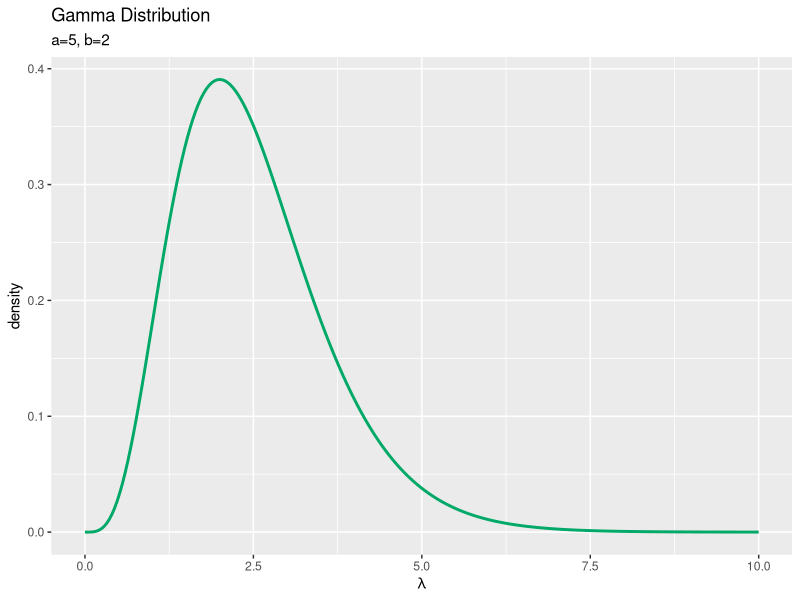
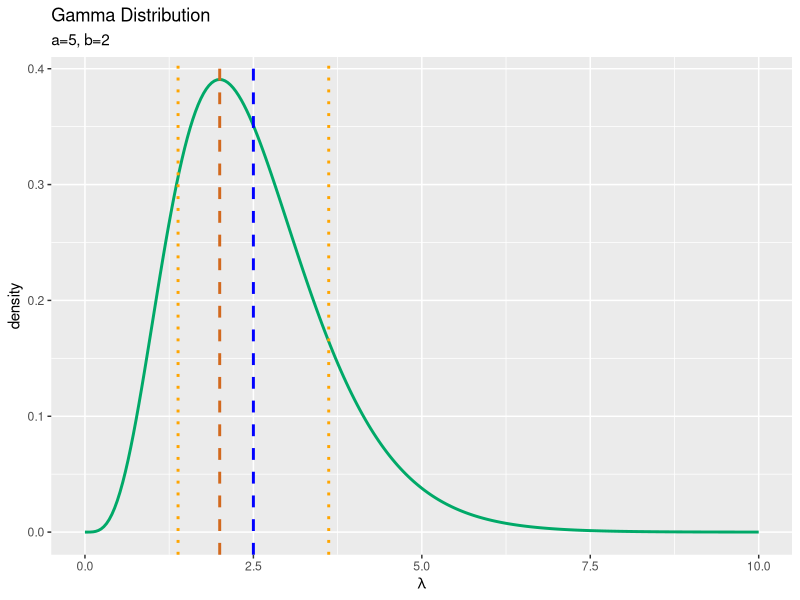
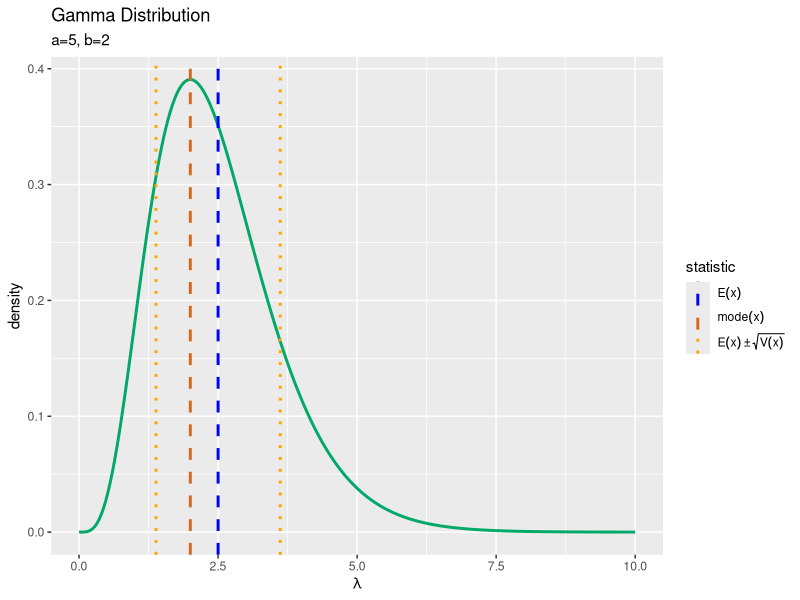
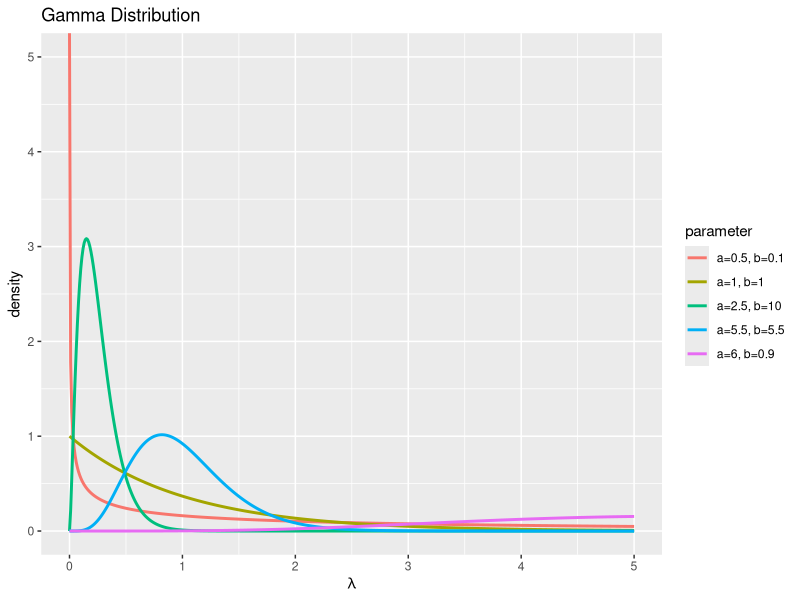

Write R code to recreate these figures, in order.

# ガンマ分布 -------------------------------------------------------------------

# 利用するパッケージ
library(tidyverse)
library(gganimate)
library(patchwork)

# チェック用
library(ggplot2)


# 確率密度の計算 -------------------------------------------------------------------

# パラメータを指定
a <- 5
b <- 2

# 確率変数の値を指定
lambda <- 2


# 定義式により確率密度を計算
C    <- b^a / gamma(a)
dens <- C * lambda^(a - 1) * exp(-b * lambda)
dens

# 対数をとった定義式により確率密度を計算
log_C    <- a * log(b) - lgamma(a)
log_dens <- log_C + (a - 1) * log(lambda) - b * lambda
dens     <- exp(log_dens)
dens; log_dens

# ガンマ分布の関数により確率密度を計算
dens <- dgamma(x = lambda, shape = a, rate = b)
dens

# ガンマ分布の関数により確率密度を計算
dens <- dgamma(x = lambda, shape = a, scale = 1/b)
dens

# ガンマ分布の対数をとった関数により確率密度を計算
log_dens <- dgamma(x = lambda, shape = a, rate = b, log = TRUE)
dens     <- exp(log_dens)
dens; log_dens

# ガンマ分布の対数をとった関数により確率密度を計算
log_dens <- dgamma(x = lambda, shape = a, scale = 1 / b, log = TRUE)
dens     <- exp(log_dens)
dens; log_dens


# 統計量の計算 ------------------------------------------------------------------

# パラメータを指定
a <- 5
b <- 2


# 期待値を計算
E_lambda <- a / b
E_lambda

# 分散を計算
V_lambda <- a / b^2
V_lambda

# 最頻値を計算
mode_lambda <- (a - 1) / b
mode_lambda


# 歪度を計算
skewness <- 2 / sqrt(a)
skewness

# 尖度を計算
kurtosis <- 6 / a
kurtosis


# グラフの作成 ------------------------------------------------------------------

# パラメータを指定
a <- 5
b <- 2


# lambdaの値を作成
lambda_vals <- seq(from = 0, to = a/b * 4, length.out = 251)

# ガンマ分布を計算
dens_df <- tidyr::tibble(
  lambda = lambda_vals, # 確率変数
  density = dgamma(x = lambda_vals, shape = a, rate = b) # 確率密度
)

# ガンマ分布のグラフを作成
ggplot(data = dens_df, mapping = aes(x = lambda, y = density)) + # データ
  geom_line(color = "#00A968", size = 1) + # 折れ線グラフ
  labs(title = "Gamma Distribution", 
       subtitle = paste0("a=", a, ", b=", b), 
       x = expression(lambda)) # ラベル


# 補助線用の統計量を計算
E_lambda    <- a / b
s_lambda    <- sqrt(a / b^2)
mode_lambda <- (a - 1) / b

# 統計量を重ねたガンマ分布のグラフを作成:線のみ
ggplot(data = dens_df, mapping = aes(x = lambda, y = density)) + # データ
  geom_line(color = "#00A968", size = 1) + # 分布
  geom_vline(xintercept = E_lambda, color = "blue", size = 1, linetype = "dashed") + # 期待値
  geom_vline(xintercept = E_lambda - s_lambda, color = "orange", size = 1, linetype = "dotted") + # 期待値 - 標準偏差
  geom_vline(xintercept = E_lambda + s_lambda, color = "orange", size = 1, linetype = "dotted") + # 期待値 + 標準偏差
  geom_vline(xintercept = mode_lambda, color = "chocolate", size = 1, linetype = "dashed") + # 最頻値
  labs(title = "Gamma Distribution", 
       subtitle = paste0("a=", a, ", b=", b), 
       x = expression(lambda)) # ラベル


# 統計量を格納
stat_df <- tibble::tibble(
  statistic = c(E_lambda, E_lambda-s_lambda, E_lambda+s_lambda, mode_lambda), # 統計量
  type = c("mean", "sd", "sd", "mode") # 色分け用ラベル
)

# 凡例用の設定を作成:(数式表示用)
color_vec <- c(mean = "blue", sd = "orange", mode = "chocolate")
linetype_vec <- c(mean = "dashed", sd = "dotted", mode = "dashed")
label_vec <- c(mean = expression(E(x)), sd = expression(E(x) %+-% sqrt(V(x))), mode = expression(mode(x)))

# 統計量を重ねたガンマ分布のグラフを作成:凡例付き
ggplot() + 
  geom_line(data = dens_df, mapping = aes(x = lambda, y = density), 
            color = "#00A968", size = 1) + # 分布
  geom_vline(data = stat_df, mapping = aes(xintercept = statistic, color = type, linetype = type), 
             size = 1) + # 統計量
  scale_color_manual(values = color_vec, labels = label_vec, name = "statistic") + # 線の色:(色指定と数式表示用)
  scale_linetype_manual(values = linetype_vec, labels = label_vec, name = "statistic") + # 線の種類:(線指定と数式表示用)
  guides(color = guide_legend(override.aes = list(size = 0.5))) + # 凡例の体裁
  theme(legend.text.align = 0) + # 図の体裁:凡例
  labs(title = "Gamma Distribution", 
       subtitle = paste0("a=", a, ", b=", b), 
       x = expression(lambda), y = "density") # ラベル


# パラメータと分布の関係：並べて比較 ----------------------------------------------------------

# lambdaの値を作成
lambda_vals <- seq(from = 0, to = 5, length.out = 501)


### ・aの影響 -----

# パラメータとして利用する値を指定
a_vals <- c(0.1, 0.5, 1, 2.5, 5, 10.5)

# 固定するパラメータを指定
b <- 5


# パラメータごとにガンマ分布を計算
res_dens_df <- tidyr::expand_grid(
  lambda = lambda_vals, 
  a = a_vals
) |> # 全ての組み合わせを作成
  dplyr::arrange(a, lambda) |> # パラメータごとに並べ替え
  dplyr::mutate(
    density = dgamma(x = lambda, shape = a, rate = b), 
    parameter = paste0("a=", a, ", b=", b) |> 
      factor(levels = paste0("a=", sort(a_vals), ", b=", b)) # 色分け用ラベル
  ) # 確率密度を計算


### ・bの影響 -----

# 固定するパラメータを指定
a <- 5

# パラメータとして利用する値を指定
b_vals <- c(0.5, 1, 2.5, 5, 10.5, 25)


# パラメータごとにガンマ分布を計算
res_dens_df <- tidyr::expand_grid(
  lambda = lambda_vals, 
  b = b_vals
) |> # 全ての組み合わせを作成
  dplyr::arrange(b, lambda) |> # パラメータごとに並べ替え
  dplyr::mutate(
    density = dgamma(x = lambda, shape = a, rate = b), 
    parameter = paste0("a=", a, ", b=", b) |> 
      factor(levels = paste0("a=", a, ", b=", sort(b_vals))) # 色分け用ラベル
  ) # 確率密度を計算


### ・aとbの影響 -----

# パラメータとして利用する値を指定
a_vals <- c(0.5, 6, 1, 2.5, 5.5)
b_vals <- c(0.1, 0.9, 1, 10, 5.5)


# パラメータごとにガンマ分布を計算
res_dens_df <- tidyr::expand_grid(
  lambda = lambda_vals, 
  i = 1:length(a_vals) # パラメータ番号
) |> # 全ての組み合わせを作成
  dplyr::arrange(i, lambda) |> # パラメータごとに並べ替え
  dplyr::mutate(
    a = a_vals[i], 
    b = b_vals[i]
  ) |> # パラメータ列を追加
  dplyr::mutate(
    density = dgamma(x = lambda, shape = a, rate = b), 
    parameter = paste0("a=", a, ", b=", b) |> 
      factor() # 色分け用ラベル
  ) # 確率密度を計算


### ・作図 -----

# パラメータごとにガンマ分布のグラフを作成
ggplot(data = res_dens_df, mapping = aes(x = lambda, y = density, color = parameter)) + # データ
  geom_line(size = 1) + # 折れ線グラフ
  coord_cartesian(ylim = c(0, 5)) + # 軸の表示範囲
  theme(legend.text.align = 0) + # 図の体裁:凡例
  labs(title = "Gamma Distribution", 
       x = expression(lambda), y = "density") # ラベル


# パラメータと分布の関係：アニメーションによる可視化 ----------------------------------------------------------

# lambdaの値を作成
lambda_vals <- seq(from = 0, to = 5, length.out = 250)


### ・aの影響 -----

# パラメータとして利用する値を指定
a_vals <- seq(from = 0.1, to = 10, by = 0.1)
length(a_vals) # フレーム数

# 固定するパラメータを指定
b <- 2


# パラメータごとにガンマ分布を計算
anime_dens_df <- tidyr::expand_grid(
  lambda = lambda_vals, 
  a = a_vals
) |> # 全ての組み合わせを作成
  dplyr::arrange(a, lambda) |> # パラメータごとに並べ替え
  dplyr::mutate(
    density = dgamma(x = lambda, shape = a, rate = b), 
    parameter = paste0("a=", a, ", b=", b) |> 
      factor(levels = paste0("a=", a_vals, ", b=", b)) # フレーム切替用ラベル
  ) # 確率密度を計算


### ・bの影響 -----

# 固定するパラメータを指定
a <- 2

# パラメータとして利用する値を指定
b_vals <- seq(from = 0.1, to = 10, by = 0.1)
length(a_vals) # フレーム数


# パラメータごとにガンマ分布を計算
anime_dens_df <- tidyr::expand_grid(
  lambda = lambda_vals, 
  b = b_vals
) |> # 全ての組み合わせを作成
  dplyr::arrange(b, lambda) |> # パラメータごとに並べ替え
  dplyr::mutate(
    density = dgamma(x = lambda, shape = a, rate = b), 
    parameter = paste0("a=", a, ", b=", b) |> 
      factor(levels = paste0("a=", a, ", b=", b_vals)) # フレーム切替用ラベル
  ) # 確率密度を計算


### ・作図 -----

# ガンマ分布のアニメーションを作図
anime_dens_graph <- ggplot(data = anime_dens_df, mapping = aes(x = lambda, y = density)) + # データ
  geom_line(color = "#00A968", size = 1) + # 折れ線グラフ
  gganimate::transition_manual(parameter) + # フレーム
  #coord_cartesian(ylim = c(0, 5)) + # 軸の表示範囲
  labs(title = "Gamma Distribution", 
       subtitle = "{current_frame}", 
       x = expression(lambda), y = "density") # ラベル

# gif画像を作成
gganimate::animate(anime_dens_graph, nframes = length(a_vals), fps = 10, width = 800, height = 600) # (aの影響の場合)
gganimate::animate(anime_dens_graph, nframes = length(b_vals), fps = 10, width = 800, height = 600) # (bの影響の場合)


# パラメータの比較：アニメーションによる可視化 --------------------------------------------------

# lambdaの値を作成
lambda_vals <- seq(from = 0, to = 5, length.out = 251)


### ・aの影響 -----

# 比較する値を指定
a_vals <- c(0.5, 1, 2, 4, 8, 16)

# 変化する値を指定
b_vals <- seq(from = 0.5, to = 10, by = 0.5)
length(b_vals) # フレーム数


# パラメータごとにガンマ分布を計算
anime_dens_df <- tidyr::expand_grid(
  lambda = lambda_vals, 
  a = a_vals, 
  b = b_vals
) |> # 全ての組み合わせを作成
  dplyr::arrange(a, b, lambda) |> # パラメータごとに並べ替え
  dplyr::mutate(
    dens = dgamma(x = lambda_vals, shape = a, rate = b)
  ) # 確率密度を計算


# ガンマ分布のアニメーションを作図
anime_dens_graph <- ggplot(data = anime_dens_df, mapping = aes(x = lambda, y = dens, color = as.factor(b))) + # データ
  geom_line(show.legend = FALSE) + # 折れ線グラフ
  gganimate::transition_reveal(b) + # フレーム
  facet_wrap(. ~ a, labeller = label_bquote(a==.(a))) + # グラフの分割
  coord_cartesian(ylim = c(0, 6)) + # 軸の表示範囲
  labs(title = "Gamma Distribution", 
       subtitle = "b={frame_along}", 
       x = expression(lambda), y = "density") # ラベル

# gif画像を作成
gganimate::animate(anime_dens_graph, nframes = length(b_vals)+10, end_pause = 10, fps = 10, width = 1200, height = 600)


### ・bの影響 -----

# 変化する値を指定
a_vals <- seq(from = 0.5, to = 10, by = 0.5)
length(a_vals) # フレーム数

# 比較する値を指定
b_vals <- c(0.5, 1, 2, 4, 8, 12)


# パラメータごとにガンマ分布を計算
anime_dens_df <- tidyr::expand_grid(
  lambda = lambda_vals, 
  a = a_vals, 
  b = b_vals
) |> # 全ての組み合わせを作成
  dplyr::arrange(b, a, lambda) |> # パラメータごとに並べ替え
  dplyr::mutate(
    dens = dgamma(x = lambda_vals, shape = a, rate = b)
  ) # 確率密度を計算


# ガンマ分布のアニメーションを作図
anime_dens_graph <- ggplot(data = anime_dens_df, mapping = aes(x = lambda, y = dens, color = as.factor(a))) + # データ
  geom_line(show.legend = FALSE) + # 折れ線グラフ
  gganimate::transition_reveal(a) + # フレーム
  facet_wrap(. ~ b, labeller = label_bquote(b==.(b))) + # グラフの分割
  coord_cartesian(ylim = c(0, 4)) + # 軸の表示範囲
  labs(title = "Gamma Distribution", 
       subtitle = "a={frame_along}", 
       x = expression(lambda), y = "density") # ラベル

# gif画像を作成
gganimate::animate(anime_dens_graph, nframes = length(a_vals)+10, end_pause = 10, fps = 10, width = 1200, height = 600)


# 歪度と尖度の可視化 -------------------------------------------------------------------

# lambdaの値を作成
lambda_vals <- seq(from = 0, to = 5, length.out = 501)


### ・aの影響 -----

# パラメータとして利用する値を作成
a_vals <- seq(from = 1, to = 10, by = 0.1)
length(a_vals) # フレーム数

# 固定するパラメータを指定
b <- 2.5


# 歪度を計算
skewness_vec <- 2 / sqrt(a_vals)

# 尖度を計算
kurtosis_vec <- 6 / a_vals

# ラベル用のテキストを作成
param_vec <- paste0(
  "a=", a_vals, ", b=", b, 
  ", skewness=", round(skewness_vec, 3), ", kurtosis=", round(kurtosis_vec, 3)
)

# パラメータごとにガンマ分布を計算
anime_dens_df <- tidyr::expand_grid(
  lambda = lambda_vals, 
  a = a_vals
) |> # 全ての組み合わせを作成
  dplyr::arrange(a, lambda) |> # パラメータごとに並べ替え
  dplyr::mutate(
    density = dgamma(x = lambda, shape = a, rate = b), 
    parameter = rep(param_vec, each = length(lambda_vals)) |> 
      factor(levels = param_vec) # フレーム切替用ラベル
  ) # 確率密度を計算

# パラメータごとに統計量を計算
anime_stat_df <- tibble::tibble(
  mean = a_vals / b, # 期待値
  sd = sqrt(a_vals / b^2), # 標準偏差
  mode = (a_vals - 1) / b, # 最頻値
  parameter = factor(param_vec, levels = param_vec) # フレーム切替用のラベル
) |> # 統計量を計算
  dplyr::mutate(
    sd_minus = mean - sd, 
    sd_plus = mean + sd
  ) |> # 期待値±標準偏差を計算
  dplyr::select(!sd) |> # 不要な列を削除
  tidyr::pivot_longer(
    cols = !parameter, 
    names_to = "type", 
    values_to = "statistic"
  ) |> # 統計量の列をまとめる
  dplyr::mutate(
    type = stringr::str_replace(type, pattern = "sd_.*", replacement = "sd")) # 期待値±標準偏差のカテゴリを統一


### ・bの影響 -----

# 固定するパラメータを指定
a <- 2.5

# パラメータとして利用する値を作成
b_vals <- seq(from = 1, to = 10, by = 0.1)
length(b_vals) # フレーム数


# 歪度を計算
skewness <- 2 / sqrt(a)

# 尖度を計算
kurtosis <- 6 / a

# ラベル用のテキストを作成
param_vec <- paste0(
  "a=", a, ", b=", b_vals, 
  ", skewness=", round(skewness, 3), ", kurtosis=", round(kurtosis, 3)
)

# パラメータごとにガンマ分布を計算
anime_dens_df <- tidyr::expand_grid(
  lambda = lambda_vals, 
  b = b_vals
) |> # 全ての組み合わせを作成
  dplyr::arrange(a, b, lambda) |> # パラメータごとに並べ替え
  dplyr::mutate(
    density = dgamma(x = lambda, shape = a, rate = b), 
    parameter = rep(param_vec, each = length(lambda_vals)) |> 
      factor(levels = param_vec) # フレーム切替用ラベル
  ) # 確率密度を計算

# パラメータごとに統計量を計算
anime_stat_df <- tibble::tibble(
  mean = a / b_vals, # 期待値
  sd = sqrt(a / b_vals^2), # 標準偏差
  mode = (a - 1) / b_vals, # 最頻値
  parameter = factor(param_vec, levels = param_vec) # フレーム切替用のラベル
) |> # 統計量を計算
  dplyr::mutate(
    sd_minus = mean - sd, 
    sd_plus = mean + sd
  ) |> # 期待値±標準偏差を計算
  dplyr::select(!sd) |> # 不要な列を削除
  tidyr::pivot_longer(
    cols = !parameter, 
    names_to = "type", 
    values_to = "statistic"
  ) |> # 統計量の列をまとめる
  dplyr::mutate(
    type = stringr::str_replace(type, pattern = "sd_.*", replacement = "sd")) # 期待値±標準偏差のカテゴリを統一


### ・作図 -----

# 凡例用の設定を作成:(数式表示用)
color_vec    <- c(mean = "blue", sd = "orange", mode = "chocolate")
linetype_vec <- c(mean = "dashed", sd = "dotted", mode = "dashed")
label_vec    <- c(mean = expression(E(x)), sd = expression(E(x) %+-% sqrt(V(x))), mode = expression(mode(x)))


# 統計量を重ねた分布のアニメーションを作図
anime_dens_graph <- ggplot() + 
  geom_line(data = anime_dens_df, mapping = aes(x = lambda, y = density), 
            color = "#00A968", size = 1) + # 分布
  geom_vline(data = anime_stat_df, mapping = aes(xintercept = statistic, color = type, linetype = type), 
             size = 1) + # 統計量
  gganimate::transition_manual(parameter) + # フレーム
  scale_color_manual(values = color_vec, labels = label_vec, name = "statistic") + # 線の色:(色指定と数式表示用)
  scale_linetype_manual(values = linetype_vec, labels = label_vec, name = "statistic") + # 線の種類:(線指定と数式表示用)
  guides(color = guide_legend(override.aes = list(size = 0.5))) + # 凡例の体裁
  theme(legend.text.align = 0) + # 図の体裁:凡例
  coord_cartesian(ylim = c(0, 2.5)) + # 軸の表示範囲
  labs(title = "Gamma Distribution", 
       subtitle = "{current_frame}", 
       x = expression(lambda), y = "density") # ラベル

# gif画像を作成
gganimate::animate(anime_dens_graph, nframes = length(a_vals), fps = 10, width = 800, height = 600) # (aの影響の場合)
gganimate::animate(anime_dens_graph, nframes = length(b_vals), fps = 10, width = 800, height = 600) # (bの影響の場合)
